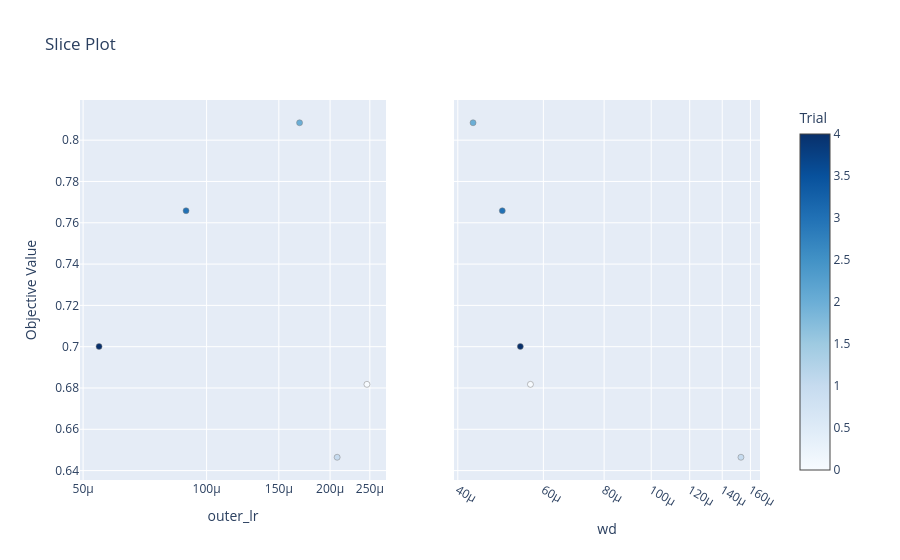

The notebook cell this image was saved under:
### Code cell
fig_slice = plot_slice(study, params=params_to_plot_OPT)
fig_slice.show()

### Figure 1 — Plotly figure (JSON) as saved in the notebook; plotly's stock layout.template omitted (floating-point values rounded to 4 significant figures)
{"data": [{"marker": {"color": [0, 1, 2, 3, 4], "colorbar": {"title": {"text": "Trial"}, "x": 1, "xpad": 40}, "colorscale": [[0, "rgb(247,251,255)"], [0.125, "rgb(222,235,247)"], [0.25, "rgb(198,219,239)"], [0.375, "rgb(158,202,225)"], [0.5, "rgb(107,174,214)"], [0.625, "rgb(66,146,198)"], [0.75, "rgb(33,113,181)"], [0.875, "rgb(8,81,156)"], [1, "rgb(8,48,107)"]], "line": {"color": "Grey", "width": 0.5}, "showscale": true}, "mode": "markers", "name": "Feasible Trial", "showlegend": false, "type": "scatter", "x": [0.000246, 0.0002081, 0.0001685, 8.911e-05, 5.468e-05], "xaxis": "x", "y": [0.6818, 0.6465, 0.8084, 0.7658, 0.7001], "yaxis": "y"}, {"marker": {"color": [0, 1, 2, 3, 4], "colorbar": {"title": {"text": "Trial"}, "x": 1, "xpad": 40}, "colorscale": [[0, "rgb(247,251,255)"], [0.125, "rgb(222,235,247)"], [0.25, "rgb(198,219,239)"], [0.375, "rgb(158,202,225)"], [0.5, "rgb(107,174,214)"], [0.625, "rgb(66,146,198)"], [0.75, "rgb(33,113,181)"], [0.875, "rgb(8,81,156)"], [1, "rgb(8,48,107)"]], "line": {"color": "Grey", "width": 0.5}, "showscale": false}, "mode": "markers", "name": "Feasible Trial", "showlegend": false, "type": "scatter", "x": [5.643e-05, 0.000153, 4.299e-05, 4.938e-05, 5.379e-05], "xaxis": "x2", "y": [0.6818, 0.6465, 0.8084, 0.7658, 0.7001], "yaxis": "y2"}], "layout": {"title": {"text": "Slice Plot"}, "xaxis": {"anchor": "y", "domain": [0, 0.45], "title": {"text": "outer_lr"}, "type": "log"}, "xaxis2": {"anchor": "y2", "domain": [0.55, 1], "title": {"text": "wd"}, "type": "log"}, "yaxis": {"anchor": "x", "domain": [0, 1], "title": {"text": "Objective Value"}}, "yaxis2": {"anchor": "x2", "domain": [0, 1], "matches": "y", "showticklabels": false}}}
